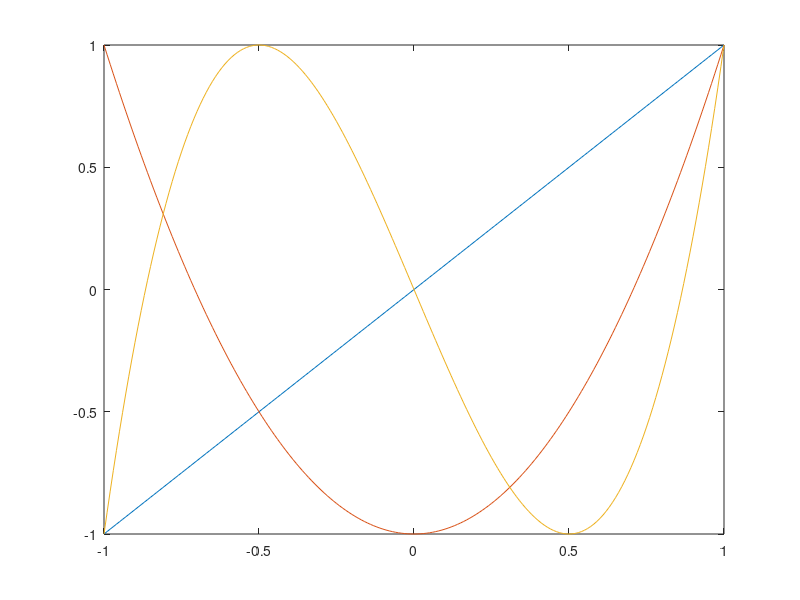

Write MATLAB code to recreate this figure.
t = -1 : 0.01 : 1;
T1 = cos(acos(t));
T2 = cos(2*acos(t));
T3 = cos(3*acos(t));
%subplot(1, 3, 1)
plot(t, T1, t, T2, t, T3);
input("")